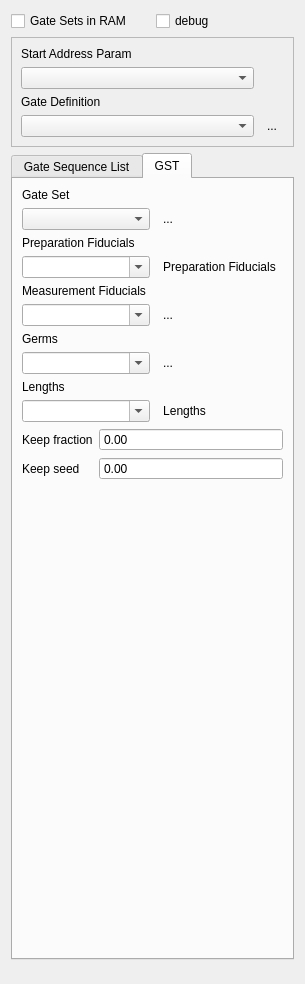
<?xml version="1.0" encoding="UTF-8"?>
<ui version="4.0">
 <class>Form</class>
 <widget class="QWidget" name="Form">
  <property name="geometry">
   <rect>
    <x>0</x>
    <y>0</y>
    <width>305</width>
    <height>984</height>
   </rect>
  </property>
  <property name="windowTitle">
   <string>Form</string>
  </property>
  <layout class="QVBoxLayout" name="verticalLayout">
   <item>
    <layout class="QHBoxLayout" name="horizontalLayout">
     <item>
      <widget class="QCheckBox" name="GateSequenceEnableCheckBox">
       <property name="text">
        <string>Gate Sets in RAM</string>
       </property>
      </widget>
     </item>
     <item>
      <widget class="QCheckBox" name="debugCheckBox">
       <property name="text">
        <string>debug</string>
       </property>
      </widget>
     </item>
    </layout>
   </item>
   <item>
    <widget class="QFrame" name="GateSequenceFrame">
     <property name="enabled">
      <bool>true</bool>
     </property>
     <property name="frameShape">
      <enum>QFrame::StyledPanel</enum>
     </property>
     <property name="frameShadow">
      <enum>QFrame::Raised</enum>
     </property>
     <layout class="QGridLayout" name="gridLayout">
      <item row="3" column="3">
       <widget class="QToolButton" name="GateDefinitionButton">
        <property name="text">
         <string>...</string>
        </property>
        <property name="icon">
         <iconset resource="Experiment.qrc">
          <normaloff>:/openicon/icons/document-open-5.png</normaloff>:/openicon/icons/document-open-5.png</iconset>
        </property>
        <property name="autoRaise">
         <bool>true</bool>
        </property>
       </widget>
      </item>
      <item row="3" column="1" colspan="2">
       <widget class="QComboBox" name="GateDefinitionBox">
        <property name="sizePolicy">
         <sizepolicy hsizetype="Expanding" vsizetype="Fixed">
          <horstretch>0</horstretch>
          <verstretch>0</verstretch>
         </sizepolicy>
        </property>
       </widget>
      </item>
      <item row="1" column="1" colspan="2">
       <widget class="QComboBox" name="StartAddressBox">
        <property name="sizePolicy">
         <sizepolicy hsizetype="Expanding" vsizetype="Fixed">
          <horstretch>0</horstretch>
          <verstretch>0</verstretch>
         </sizepolicy>
        </property>
       </widget>
      </item>
      <item row="0" column="1" colspan="3">
       <widget class="QLabel" name="label_3">
        <property name="text">
         <string>Start Address Param</string>
        </property>
       </widget>
      </item>
      <item row="2" column="1" colspan="3">
       <widget class="QLabel" name="label">
        <property name="text">
         <string>Gate Definition</string>
        </property>
       </widget>
      </item>
     </layout>
    </widget>
   </item>
   <item>
    <widget class="QTabWidget" name="sequenceOriginWidget">
     <property name="sizePolicy">
      <sizepolicy hsizetype="Expanding" vsizetype="Expanding">
       <horstretch>0</horstretch>
       <verstretch>4</verstretch>
      </sizepolicy>
     </property>
     <property name="currentIndex">
      <number>1</number>
     </property>
     <widget class="QWidget" name="GateSequenceList">
      <attribute name="title">
       <string>Gate Sequence List</string>
      </attribute>
      <layout class="QGridLayout" name="gridLayout_2">
       <item row="1" column="2">
        <widget class="QToolButton" name="GateSequenceButton">
         <property name="text">
          <string>...</string>
         </property>
         <property name="icon">
          <iconset resource="Experiment.qrc">
           <normaloff>:/openicon/icons/document-open-5.png</normaloff>:/openicon/icons/document-open-5.png</iconset>
         </property>
         <property name="autoRaise">
          <bool>true</bool>
         </property>
        </widget>
       </item>
       <item row="4" column="0" colspan="3">
        <widget class="QLineEdit" name="GateEdit">
         <property name="sizePolicy">
          <sizepolicy hsizetype="Expanding" vsizetype="Fixed">
           <horstretch>0</horstretch>
           <verstretch>0</verstretch>
          </sizepolicy>
         </property>
         <property name="minimumSize">
          <size>
           <width>147</width>
           <height>0</height>
          </size>
         </property>
        </widget>
       </item>
       <item row="2" column="0" colspan="2">
        <widget class="QRadioButton" name="FullListRadioButton">
         <property name="text">
          <string>Full List</string>
         </property>
         <property name="checked">
          <bool>true</bool>
         </property>
        </widget>
       </item>
       <item row="3" column="1" colspan="2">
        <widget class="QSpinBox" name="repetitionSpinBox">
         <property name="sizePolicy">
          <sizepolicy hsizetype="Expanding" vsizetype="Fixed">
           <horstretch>3</horstretch>
           <verstretch>0</verstretch>
          </sizepolicy>
         </property>
         <property name="maximum">
          <number>999999999</number>
         </property>
        </widget>
       </item>
       <item row="3" column="0">
        <widget class="QRadioButton" name="GateRadioButton">
         <property name="text">
          <string>Gate</string>
         </property>
        </widget>
       </item>
       <item row="0" column="0" colspan="3">
        <widget class="QLabel" name="label_2">
         <property name="text">
          <string>Gate Sequence List</string>
         </property>
        </widget>
       </item>
       <item row="1" column="0" colspan="2">
        <widget class="QComboBox" name="GateSequenceBox">
         <property name="sizePolicy">
          <sizepolicy hsizetype="Expanding" vsizetype="Fixed">
           <horstretch>0</horstretch>
           <verstretch>0</verstretch>
          </sizepolicy>
         </property>
         <property name="frame">
          <bool>true</bool>
         </property>
        </widget>
       </item>
       <item row="5" column="0">
        <spacer name="verticalSpacer_2">
         <property name="orientation">
          <enum>Qt::Vertical</enum>
         </property>
         <property name="sizeHint" stdset="0">
          <size>
           <width>20</width>
           <height>40</height>
          </size>
         </property>
        </spacer>
       </item>
      </layout>
     </widget>
     <widget class="QWidget" name="GST">
      <attribute name="title">
       <string>GST</string>
      </attribute>
      <layout class="QGridLayout" name="gridLayout_3">
       <item row="0" column="0">
        <widget class="QLabel" name="label_4">
         <property name="text">
          <string>Gate Set</string>
         </property>
        </widget>
       </item>
       <item row="1" column="0" colspan="2">
        <widget class="QComboBox" name="GateSetBox">
         <property name="sizePolicy">
          <sizepolicy hsizetype="Expanding" vsizetype="Fixed">
           <horstretch>0</horstretch>
           <verstretch>0</verstretch>
          </sizepolicy>
         </property>
         <property name="frame">
          <bool>true</bool>
         </property>
        </widget>
       </item>
       <item row="1" column="2">
        <widget class="QToolButton" name="GateSetButton">
         <property name="text">
          <string>...</string>
         </property>
         <property name="icon">
          <iconset resource="Experiment.qrc">
           <normaloff>:/openicon/icons/document-open-5.png</normaloff>:/openicon/icons/document-open-5.png</iconset>
         </property>
         <property name="autoRaise">
          <bool>true</bool>
         </property>
        </widget>
       </item>
       <item row="2" column="0" colspan="2">
        <widget class="QLabel" name="label_5">
         <property name="text">
          <string>Preparation Fiducials</string>
         </property>
        </widget>
       </item>
       <item row="3" column="0" colspan="2">
        <widget class="QComboBox" name="PreparationBox">
         <property name="sizePolicy">
          <sizepolicy hsizetype="Expanding" vsizetype="Fixed">
           <horstretch>0</horstretch>
           <verstretch>0</verstretch>
          </sizepolicy>
         </property>
         <property name="editable">
          <bool>true</bool>
         </property>
         <property name="frame">
          <bool>true</bool>
         </property>
        </widget>
       </item>
       <item row="3" column="2">
        <widget class="QToolButton" name="PreparationButton">
         <property name="text">
          <string>Preparation Fiducials</string>
         </property>
         <property name="icon">
          <iconset resource="Experiment.qrc">
           <normaloff>:/openicon/icons/document-open-5.png</normaloff>:/openicon/icons/document-open-5.png</iconset>
         </property>
         <property name="autoRaise">
          <bool>true</bool>
         </property>
        </widget>
       </item>
       <item row="4" column="0" colspan="2">
        <widget class="QLabel" name="label_6">
         <property name="text">
          <string>Measurement Fiducials</string>
         </property>
        </widget>
       </item>
       <item row="5" column="0" colspan="2">
        <widget class="QComboBox" name="MeasurementBox">
         <property name="sizePolicy">
          <sizepolicy hsizetype="Expanding" vsizetype="Fixed">
           <horstretch>0</horstretch>
           <verstretch>0</verstretch>
          </sizepolicy>
         </property>
         <property name="editable">
          <bool>true</bool>
         </property>
         <property name="frame">
          <bool>true</bool>
         </property>
        </widget>
       </item>
       <item row="5" column="2">
        <widget class="QToolButton" name="MeasurementButton">
         <property name="text">
          <string>...</string>
         </property>
         <property name="icon">
          <iconset resource="Experiment.qrc">
           <normaloff>:/openicon/icons/document-open-5.png</normaloff>:/openicon/icons/document-open-5.png</iconset>
         </property>
         <property name="autoRaise">
          <bool>true</bool>
         </property>
        </widget>
       </item>
       <item row="6" column="0">
        <widget class="QLabel" name="label_7">
         <property name="text">
          <string>Germs</string>
         </property>
        </widget>
       </item>
       <item row="7" column="0" colspan="2">
        <widget class="QComboBox" name="GermsBox">
         <property name="sizePolicy">
          <sizepolicy hsizetype="Expanding" vsizetype="Fixed">
           <horstretch>0</horstretch>
           <verstretch>0</verstretch>
          </sizepolicy>
         </property>
         <property name="editable">
          <bool>true</bool>
         </property>
         <property name="frame">
          <bool>true</bool>
         </property>
        </widget>
       </item>
       <item row="7" column="2">
        <widget class="QToolButton" name="GermsButton">
         <property name="text">
          <string>...</string>
         </property>
         <property name="icon">
          <iconset resource="Experiment.qrc">
           <normaloff>:/openicon/icons/document-open-5.png</normaloff>:/openicon/icons/document-open-5.png</iconset>
         </property>
         <property name="autoRaise">
          <bool>true</bool>
         </property>
        </widget>
       </item>
       <item row="8" column="0">
        <widget class="QLabel" name="label_8">
         <property name="text">
          <string>Lengths</string>
         </property>
        </widget>
       </item>
       <item row="9" column="0" colspan="2">
        <widget class="QComboBox" name="LengthsBox">
         <property name="sizePolicy">
          <sizepolicy hsizetype="Expanding" vsizetype="Fixed">
           <horstretch>0</horstretch>
           <verstretch>0</verstretch>
          </sizepolicy>
         </property>
         <property name="editable">
          <bool>true</bool>
         </property>
         <property name="frame">
          <bool>true</bool>
         </property>
        </widget>
       </item>
       <item row="9" column="2">
        <widget class="QToolButton" name="LengthButton">
         <property name="text">
          <string>Lengths</string>
         </property>
         <property name="icon">
          <iconset resource="Experiment.qrc">
           <normaloff>:/openicon/icons/document-open-5.png</normaloff>:/openicon/icons/document-open-5.png</iconset>
         </property>
         <property name="autoRaise">
          <bool>true</bool>
         </property>
         <property name="arrowType">
          <enum>Qt::NoArrow</enum>
         </property>
        </widget>
       </item>
       <item row="10" column="0">
        <widget class="QLabel" name="label_9">
         <property name="text">
          <string>Keep fraction</string>
         </property>
        </widget>
       </item>
       <item row="10" column="1" colspan="2">
        <widget class="MagnitudeSpinBox" name="keepFractionBox">
         <property name="buttonSymbols">
          <enum>QAbstractSpinBox::NoButtons</enum>
         </property>
        </widget>
       </item>
       <item row="11" column="0">
        <widget class="QLabel" name="label_10">
         <property name="text">
          <string>Keep seed</string>
         </property>
        </widget>
       </item>
       <item row="11" column="1" colspan="2">
        <widget class="MagnitudeSpinBox" name="keepSeedBox">
         <property name="buttonSymbols">
          <enum>QAbstractSpinBox::NoButtons</enum>
         </property>
        </widget>
       </item>
       <item row="12" column="1">
        <spacer name="verticalSpacer_3">
         <property name="orientation">
          <enum>Qt::Vertical</enum>
         </property>
         <property name="sizeHint" stdset="0">
          <size>
           <width>20</width>
           <height>40</height>
          </size>
         </property>
        </spacer>
       </item>
      </layout>
     </widget>
    </widget>
   </item>
   <item>
    <spacer name="verticalSpacer">
     <property name="orientation">
      <enum>Qt::Vertical</enum>
     </property>
     <property name="sizeHint" stdset="0">
      <size>
       <width>20</width>
       <height>13</height>
      </size>
     </property>
    </spacer>
   </item>
  </layout>
 </widget>
 <customwidgets>
  <customwidget>
   <class>MagnitudeSpinBox</class>
   <extends>QDoubleSpinBox</extends>
   <header>uiModules.MagnitudeSpinBox</header>
  </customwidget>
 </customwidgets>
 <resources>
  <include location="Experiment.qrc"/>
 </resources>
 <connections/>
</ui>
